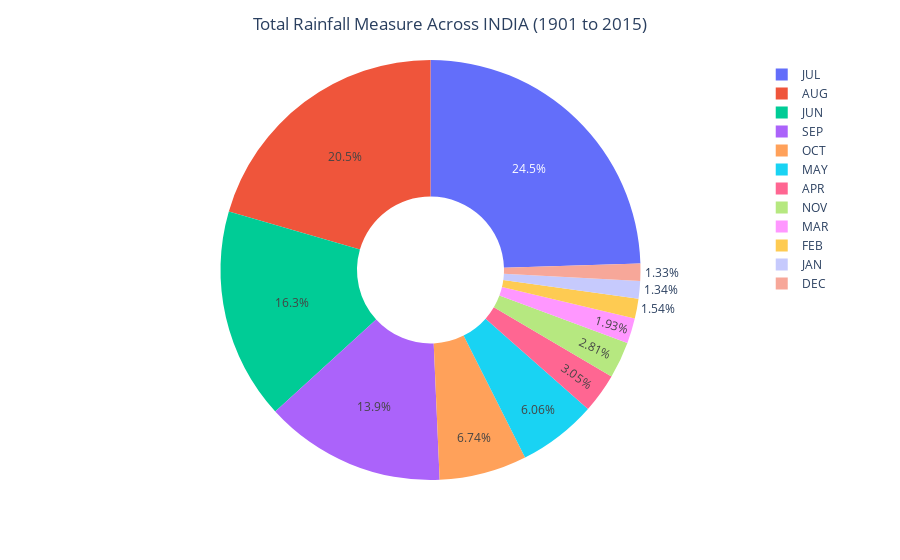

Notebook code for this chart:
### Markdown cell above
# Creating a Donut Chart of Total Rainfall measure across India of all months. (JANUARY to DECEMBER)

### Code cell
values = [rain["JAN"].sum(), rain["FEB"].sum(), rain["MAR"].sum(), rain["APR"].sum(),
          rain["MAY"].sum(), rain["JUN"].sum(), rain["JUL"].sum(), rain["AUG"].sum(), 
          rain["SEP"].sum(), rain["OCT"].sum(), rain["NOV"].sum(), rain["DEC"].sum()]

names = ['JAN','FEB','MAR','APR','MAY','JUN','JUL','AUG','SEP','OCT','NOV','DEC']

fig = px.pie(data_frame=rain, values=values, names= names, hover_name= names, 
             hole=0.35)

fig.update_layout(title='Total Rainfall Measure Across INDIA (1901 to 2015)', title_x=0.5)

### Figure 1 — Plotly figure (JSON) as saved in the notebook; plotly's stock layout.template omitted (floating-point values rounded to 4 significant figures)
{"data": [{"domain": {"x": [0, 1], "y": [0, 1]}, "hole": 0.35, "hovertemplate": "<b>%{hovertext}</b><br><br>label=%{label}<br>value=%{value}<extra></extra>", "hovertext": ["JAN", "FEB", "MAR", "APR", "MAY", "JUN", "JUL", "AUG", "SEP", "OCT", "NOV", "DEC"], "labels": ["JAN", "FEB", "MAR", "APR", "MAY", "JUN", "JUL", "AUG", "SEP", "OCT", "NOV", "DEC"], "legendgroup": "", "name": "", "showlegend": true, "type": "pie", "values": [77950.0, 89690.0, 112400.0, 177340, 352700.0, 946500.0, 1427000.0, 1194000.0, 811200.0, 392400.0, 163700.0, 77480.0]}], "layout": {"legend": {"tracegroupgap": 0}, "margin": {"t": 60}, "title": {"text": "Total Rainfall Measure Across INDIA (1901 to 2015)", "x": 0.5}}}
